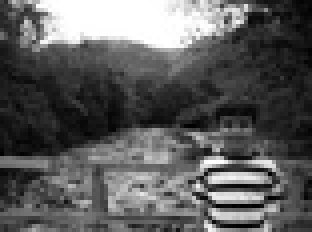
%> input picture Catalogue 2/Convolution, spatial domain filters and low pass frequency domain filters/child2.jpg, 78 x 58 px, shrunk from 363 x 272 before the run (shown 4 times larger)
$ octave LaplacianFilter.m   (GNU Octave 9; MATLAB toolbox functions it lacks are replaced by stand-ins)
%> lines starting %> are read from the running program, lines starting %| are printed output that depends on the picture
### Catalogue 2/Convolution, spatial domain filters and low pass frequency domain filters/Convolution.m
function convolution = Convolution(x,y,type_convolution)
  [m1,n1]=size(x);
  [m2,n2]=size(y);

  %Convolution calculation
  if (type_convolution=='full')
    convolution=zeros(m1+m2-1,n1+n2-1);
    for j = 1:m1+m2-1
      for k = 1:n1+n2-1
        for p = max([1,j-m2+1]):min([j,m1])
          for q = max([1,k-n2+1]):min([k,n1])
            convolution(j,k)= convolution(j,k)+x(p,q)*y(j-p+1,k-q+1);
          endfor
        endfor
      endfor
    endfor
  else
    convolution=zeros(m1,n1);
    for j = 1:m1
      for k = 1:n1
        for p = max([1,j-m2+1]):min([j,m1])
          for q = max([1,k-n2+1]):min([k,n1])
            convolution(j,k)= convolution(j,k)+x(p,q)*y(j-p+1,k-q+1);
          endfor
        endfor
      endfor
    endfor
  endif
endfunction

### Catalogue 2/Convolution, spatial domain filters and low pass frequency domain filters/LaplacianFilter.m
clc;
clear;
close all;

pkg load image

A = imread('child2.jpg');
%> A is the input picture: size 58x78 uint8; min 0, max 255, mean 92.5
subplot(1,2,1);
imshow(A);
title('Original Image')

%Laplacian filter mask
B=[1 1 1;1 -8 1;1 1 1];
A=im2double(A);
%> A: size 58x78 double
%C=conv2(A,B,'same');
C=Convolution(A,B,'same');
%> after the loop in Convolution, `for j = 1:m1`:
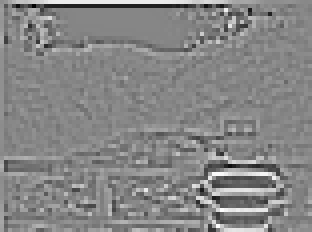
%> convolution: size 58x78 double (shown 4 times larger); min -3.95, max 3.56, mean 0.00496; drawn with min black and max white
subplot(1,2,2)
imshow(C);
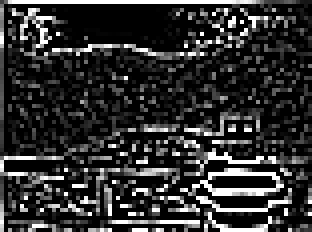
%> displayed picture: size 58x78, on the screen's scale of 0 to 255 (shown 4 times larger); min 0, max 255, mean 48.7
title('Laplacian Filter')

$ run again, with Catalogue 2/Convolution, spatial domain filters and low pass frequency domain filters/chest.jpg copied over Catalogue 2/Convolution, spatial domain filters and low pass frequency domain filters/child2.jpg
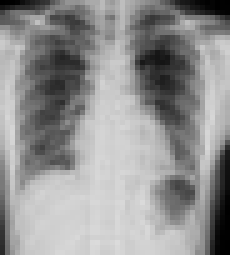
%> input picture Catalogue 2/Convolution, spatial domain filters and low pass frequency domain filters/chest.jpg, 46 x 51 px, shrunk from 214 x 236 before the run (shown 5 times larger)
%> A is the input picture: size 51x46 uint8; min 0, max 219, mean 146.2
%> A: size 51x46 double
%> after the loop in Convolution, `for j = 1:m1`:
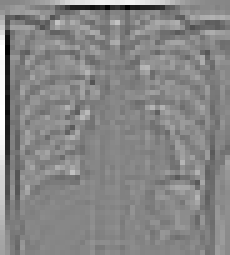
%> convolution: size 51x46 double (shown 5 times larger); min -2.61, max 2.33, mean -0.00307; drawn with min black and max white
%> `imshow(C);`:
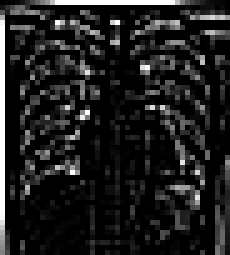
%> displayed picture: size 51x46, on the screen's scale of 0 to 255 (shown 5 times larger); min 0, max 255, mean 31.6
